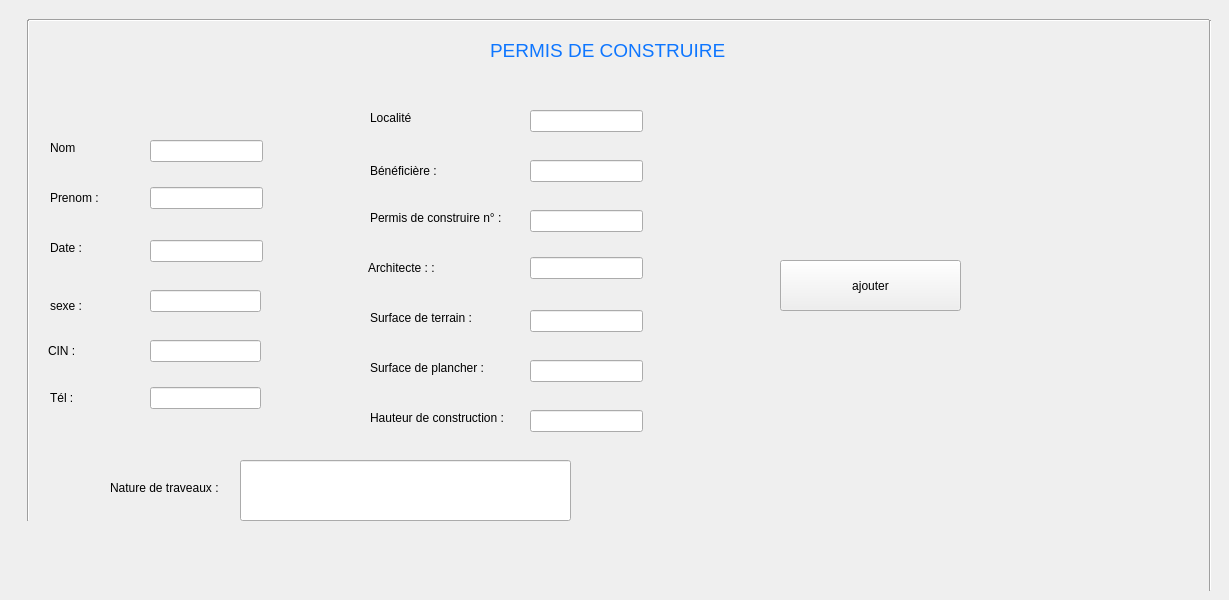
      <widget class="QWidget" name="tab">
       <attribute name="title">
        <string>Ajouter</string>
       </attribute>
       <widget class="QLabel" name="label_143">
        <property name="geometry">
         <rect>
          <x>368</x>
          <y>260</y>
          <width>71</width>
          <height>16</height>
         </rect>
        </property>
        <property name="text">
         <string>Architecte : :</string>
        </property>
       </widget>
       <widget class="QLabel" name="label_104">
        <property name="geometry">
         <rect>
          <x>48</x>
          <y>343</y>
          <width>56</width>
          <height>16</height>
         </rect>
        </property>
        <property name="text">
         <string>CIN :</string>
        </property>
       </widget>
       <widget class="QLineEdit" name="le_localite">
        <property name="geometry">
         <rect>
          <x>530</x>
          <y>110</y>
          <width>113</width>
          <height>22</height>
         </rect>
        </property>
       </widget>
       <widget class="QLabel" name="label_103">
        <property name="geometry">
         <rect>
          <x>50</x>
          <y>290</y>
          <width>131</width>
          <height>31</height>
         </rect>
        </property>
        <property name="text">
         <string>sexe :</string>
        </property>
        <property name="textFormat">
         <enum>Qt::AutoText</enum>
        </property>
       </widget>
       <widget class="QLabel" name="label_155">
        <property name="geometry">
         <rect>
          <x>370</x>
          <y>110</y>
          <width>55</width>
          <height>16</height>
         </rect>
        </property>
        <property name="text">
         <string>Localité</string>
        </property>
       </widget>
       <widget class="QLineEdit" name="le_architecte">
        <property name="geometry">
         <rect>
          <x>530</x>
          <y>257</y>
          <width>113</width>
          <height>22</height>
         </rect>
        </property>
       </widget>
       <widget class="QLabel" name="label_105">
        <property name="geometry">
         <rect>
          <x>50</x>
          <y>190</y>
          <width>55</width>
          <height>16</height>
         </rect>
        </property>
        <property name="text">
         <string>Prenom :</string>
        </property>
       </widget>
       <widget class="QLabel" name="label_157">
        <property name="geometry">
         <rect>
          <x>110</x>
          <y>480</y>
          <width>161</width>
          <height>16</height>
         </rect>
        </property>
        <property name="text">
         <string>Nature de traveaux :</string>
        </property>
       </widget>
       <widget class="Line" name="line_32">
        <property name="geometry">
         <rect>
          <x>28</x>
          <y>10</y>
          <width>1181</width>
          <height>20</height>
         </rect>
        </property>
        <property name="orientation">
         <enum>Qt::Horizontal</enum>
        </property>
       </widget>
       <widget class="QLineEdit" name="le_dateP">
        <property name="geometry">
         <rect>
          <x>150</x>
          <y>240</y>
          <width>113</width>
          <height>22</height>
         </rect>
        </property>
       </widget>
       <widget class="QLineEdit" name="le_hauteur">
        <property name="geometry">
         <rect>
          <x>530</x>
          <y>410</y>
          <width>113</width>
          <height>22</height>
         </rect>
        </property>
       </widget>
       <widget class="QLineEdit" name="le_prenom">
        <property name="geometry">
         <rect>
          <x>150</x>
          <y>187</y>
          <width>113</width>
          <height>22</height>
         </rect>
        </property>
       </widget>
       <widget class="QLineEdit" name="le_cinP">
        <property name="geometry">
         <rect>
          <x>150</x>
          <y>340</y>
          <width>111</width>
          <height>22</height>
         </rect>
        </property>
       </widget>
       <widget class="QLabel" name="label_158">
        <property name="geometry">
         <rect>
          <x>370</x>
          <y>210</y>
          <width>161</width>
          <height>16</height>
         </rect>
        </property>
        <property name="text">
         <string>Permis de construire n° :</string>
        </property>
       </widget>
       <widget class="QLineEdit" name="le_plancher">
        <property name="geometry">
         <rect>
          <x>530</x>
          <y>360</y>
          <width>113</width>
          <height>22</height>
         </rect>
        </property>
       </widget>
       <widget class="Line" name="line_33">
        <property name="geometry">
         <rect>
          <x>18</x>
          <y>20</y>
          <width>20</width>
          <height>501</height>
         </rect>
        </property>
        <property name="orientation">
         <enum>Qt::Vertical</enum>
        </property>
       </widget>
       <widget class="QLabel" name="label_102">
        <property name="geometry">
         <rect>
          <x>50</x>
          <y>140</y>
          <width>55</width>
          <height>16</height>
         </rect>
        </property>
        <property name="text">
         <string>Nom</string>
        </property>
       </widget>
       <widget class="QLabel" name="label_187">
        <property name="geometry">
         <rect>
          <x>490</x>
          <y>30</y>
          <width>461</width>
          <height>41</height>
         </rect>
        </property>
        <property name="text">
         <string>&lt;html&gt;&lt;head/&gt;&lt;body&gt;&lt;p&gt;&lt;span style=&quot; font-size:14pt; color:#0e76ff;&quot;&gt;PERMIS DE CONSTRUIRE&lt;/span&gt;&lt;/p&gt;&lt;/body&gt;&lt;/html&gt;</string>
        </property>
       </widget>
       <widget class="QLabel" name="label_146">
        <property name="geometry">
         <rect>
          <x>370</x>
          <y>163</y>
          <width>71</width>
          <height>16</height>
         </rect>
        </property>
        <property name="text">
         <string>Bénéficière :</string>
        </property>
       </widget>
       <widget class="QLabel" name="label_156">
        <property name="geometry">
         <rect>
          <x>370</x>
          <y>310</y>
          <width>161</width>
          <height>16</height>
         </rect>
        </property>
        <property name="text">
         <string>Surface de terrain :</string>
        </property>
       </widget>
       <widget class="QLineEdit" name="le_tel">
        <property name="geometry">
         <rect>
          <x>150</x>
          <y>387</y>
          <width>111</width>
          <height>22</height>
         </rect>
        </property>
       </widget>
       <widget class="QLabel" name="label_154">
        <property name="geometry">
         <rect>
          <x>370</x>
          <y>360</y>
          <width>161</width>
          <height>16</height>
         </rect>
        </property>
        <property name="text">
         <string>Surface de plancher :</string>
        </property>
       </widget>
       <widget class="QLineEdit" name="le_name">
        <property name="geometry">
         <rect>
          <x>150</x>
          <y>140</y>
          <width>113</width>
          <height>22</height>
         </rect>
        </property>
       </widget>
       <widget class="QLineEdit" name="le_beneficiere">
        <property name="geometry">
         <rect>
          <x>530</x>
          <y>160</y>
          <width>113</width>
          <height>22</height>
         </rect>
        </property>
       </widget>
       <widget class="QLineEdit" name="le_terrain">
        <property name="geometry">
         <rect>
          <x>530</x>
          <y>310</y>
          <width>113</width>
          <height>22</height>
         </rect>
        </property>
       </widget>
       <widget class="QLabel" name="label_101">
        <property name="geometry">
         <rect>
          <x>50</x>
          <y>240</y>
          <width>56</width>
          <height>16</height>
         </rect>
        </property>
        <property name="text">
         <string>Date :</string>
        </property>
       </widget>
       <widget class="QLabel" name="label_153">
        <property name="geometry">
         <rect>
          <x>370</x>
          <y>410</y>
          <width>161</width>
          <height>16</height>
         </rect>
        </property>
        <property name="text">
         <string>Hauteur de construction :</string>
        </property>
       </widget>
       <widget class="QLabel" name="label_106">
        <property name="geometry">
         <rect>
          <x>50</x>
          <y>390</y>
          <width>55</width>
          <height>16</height>
         </rect>
        </property>
        <property name="text">
         <string>Tél :</string>
        </property>
       </widget>
       <widget class="QLineEdit" name="le_nature">
        <property name="geometry">
         <rect>
          <x>240</x>
          <y>460</y>
          <width>331</width>
          <height>61</height>
         </rect>
        </property>
        <property name="text">
         <string/>
        </property>
       </widget>
       <widget class="QPushButton" name="pb_ajouterPermis">
        <property name="geometry">
         <rect>
          <x>780</x>
          <y>260</y>
          <width>181</width>
          <height>51</height>
         </rect>
        </property>
        <property name="text">
         <string>ajouter</string>
        </property>
       </widget>
       <widget class="QLineEdit" name="le_sexe">
        <property name="geometry">
         <rect>
          <x>150</x>
          <y>290</y>
          <width>111</width>
          <height>22</height>
         </rect>
        </property>
       </widget>
       <widget class="QLineEdit" name="le_nbr">
        <property name="geometry">
         <rect>
          <x>530</x>
          <y>210</y>
          <width>113</width>
          <height>22</height>
         </rect>
        </property>
       </widget>
       <widget class="Line" name="line_34">
        <property name="geometry">
         <rect>
          <x>1200</x>
          <y>20</y>
          <width>20</width>
          <height>571</height>
         </rect>
        </property>
        <property name="orientation">
         <enum>Qt::Vertical</enum>
        </property>
       </widget>
      </widget>
